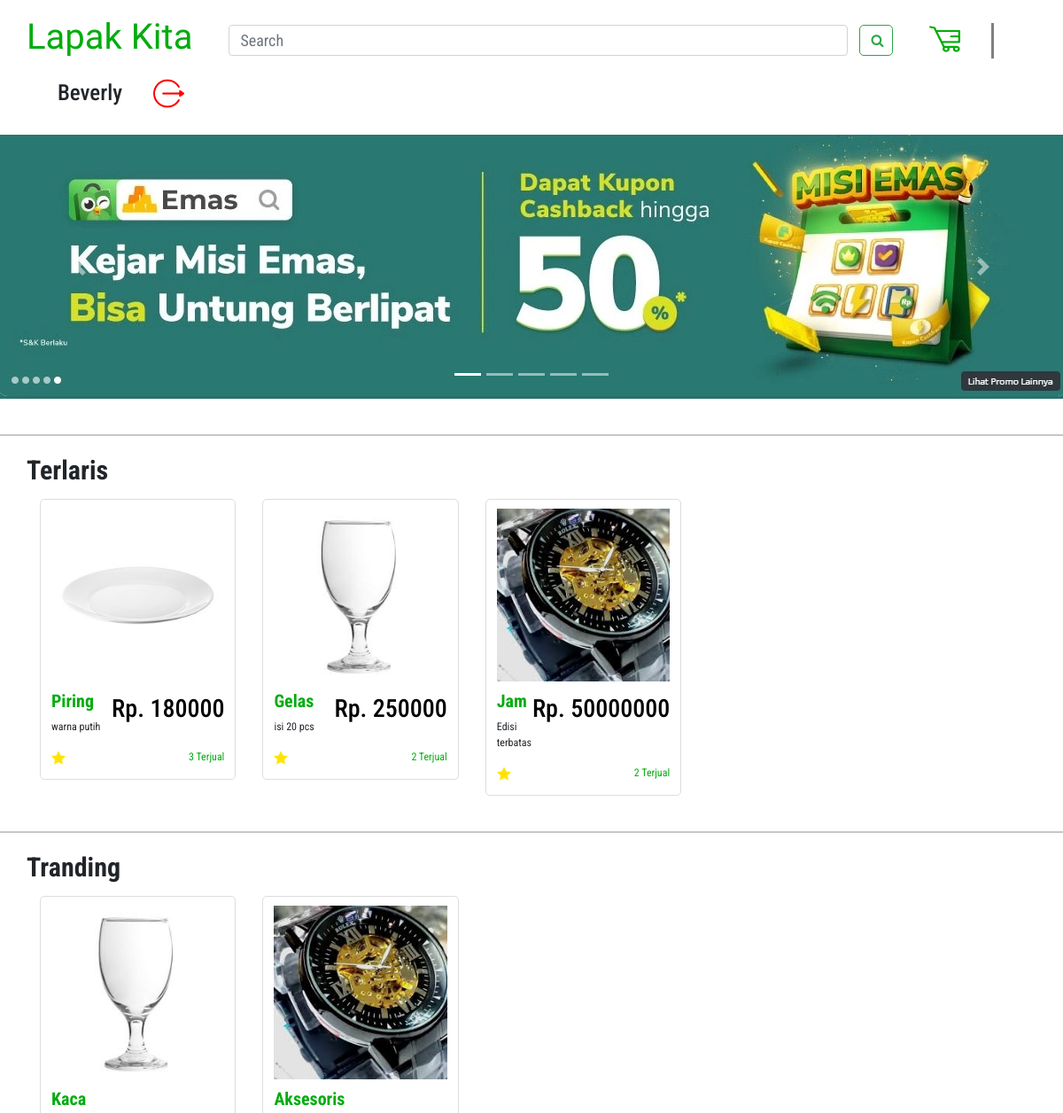
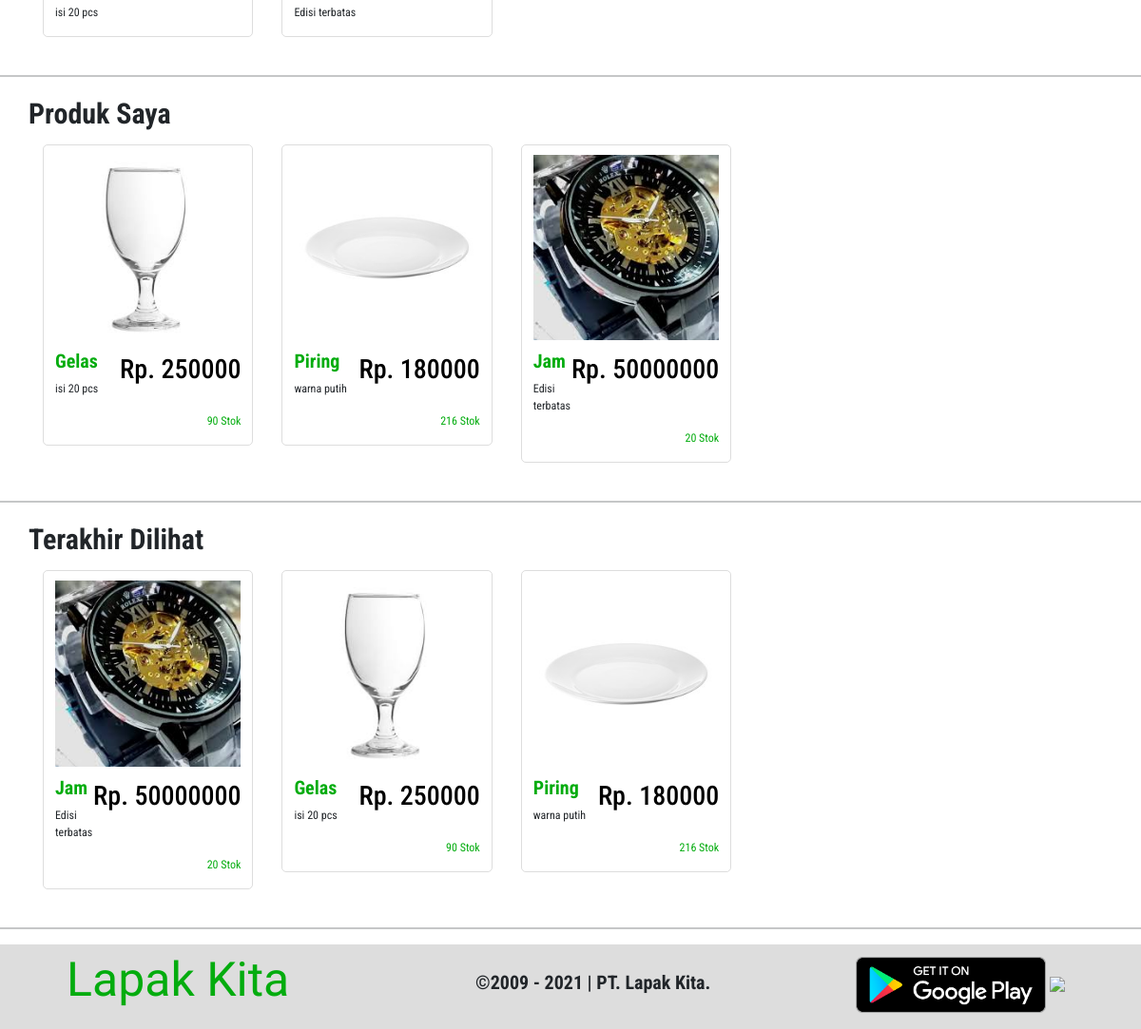
Page /home.php (signed in) on the committed database (2 pictures, top to bottom).
### tables this page shows
CREATE TABLE `tbbarang` (
  `kodebarang` varchar(20) NOT NULL,
  `nama` varchar(100) NOT NULL,
  `jenis` varchar(100) NOT NULL,
  `merk` varchar(100) NOT NULL,
  `satuan` varchar(20) NOT NULL,
  `jlh_stok` int(5) NOT NULL,
  `hargajual` double NOT NULL,
  `hargabeli` double NOT NULL,
  `ket` text NOT NULL,
  `image` text NOT NULL,
  `disc` double NOT NULL,
  `trending` enum('Y','N') NOT NULL
);

CREATE TABLE `tbuser` (
  `kodeuser` varchar(20) NOT NULL,
  `nama` varchar(100) NOT NULL,
  `status` varchar(20) NOT NULL,
  `pass` varchar(50) NOT NULL,
  `ket` text NOT NULL
);

CREATE TABLE `tbbaner` (
  `id` int(5) NOT NULL,
  `nama_file` text NOT NULL,
  `desc` text NOT NULL,
  `aktif` enum('Y','N') NOT NULL
);

CREATE TABLE `tbhistori` (
  `id` int(5) NOT NULL,
  `kodeuser` varchar(20) NOT NULL,
  `kodebarang` varchar(20) NOT NULL,
  `created_at` datetime NOT NULL,
  `updated_at` datetime NOT NULL
);

### home.php (the view, shortened to what this page needs)
<?php
	include 'koneksi.php';
	include 'secure.php';
	function make_query($conn){
    $baner = "SELECT * FROM tbbaner ORDER BY id";
    $qbaner = mysqli_query($conn, $baner);
    return $qbaner;
  }
  function make_slide_indicators($conn){
    $output = '';
    $count = 0;
    $result = make_query($conn);
    while($row = mysqli_fetch_array($result)){
      if($count == 0){
        $output .= '<li data-target="#dynamic_slide" data-slide-to="'.$count.'" class="active"></li>';
      }else{
        $output .= '<li data-target="#dynamic_slide" data-slide-to="'.$count.'"></li>';
      }
      $count = $count + 1;
    }
    return $output;
  }
  function make_slide($conn){
    $output = '';
    $count = 0;
    $result = make_query($conn);
    while($row = mysqli_fetch_array($result)){
      if($count == 0){
        $output .= '<div class="carousel-item active" data-ride="carousel" data-interval="3000">';
      }else{
        $output .= '<div class="carousel-item" data-ride="carousel" data-interval="3000">';
      }
      $output .= '
          <img src="'.$row['nama_file'].'" alt="'.$row['nama_file'].'">
        </div>
      ';
      $count = $count + 1;
    }
    return $output;
  }
 if(isset($_SESSION['kodeuser'])){
    $kodeuser = $_SESSION['kodeuser'];
  }else{
    $kodeuser = '';
  }
?>
<!DOCTYPE html>
<html>
<head>
	<link href="https://cdn.jsdelivr.net/npm/bootstrap@5.0.0-beta1/dist/css/bootstrap.min.css" rel="stylesheet">
	<link rel="stylesheet" href="https://cdnjs.cloudflare.com/ajax/libs/font-awesome/4.7.0/css/font-awesome.min.css">
  	<link rel="stylesheet" href="https://maxcdn.bootstrapcdn.com/bootstrap/4.5.2/css/bootstrap.min.css">
</head>
<body>
	<div class="nav" style="margin-left: 30px; margin-top: 12px;">
		<div class="judul">Lapak Kita</div>
		<nav class="navbar navbar-light" style="margin-left: 10px; margin-right: 35px;">
			<div class="container-fluid">
			<form class="d-flex" style="width: 750px;">
			    <input class="form-control me-2" type="search" placeholder="Search" aria-label="Search" style="height: 35px; font-size: 18px; margin-top: 7px;" id="nama" name="nama" onkeyup="view()">
			    <button class="btn btn-outline-success" type="button" style="margin-left: 5px; border-radius: 5px; width: 38px; height: 35px; margin-top: 7px; font-size: 15px;" onclick="view()" id="cmd" name="cmd" value="Search"><i class="fa fa-search"></i></button>
			</form>
		</div>
		</nav>
		<?php
      $sqlbarang = "select * from tbbarang";
      $querybarang = mysqli_query($conn,$sqlbarang);
      for($x = 1; $x <= 1; $x++){
      $result = mysqli_fetch_array($querybarang);
      $kodebarang = $result['kodebarang'];
      ?>
		<img src="cart.png" style="width: 35px; height: 30px; margin-top: 17px; margin-left: -25px; cursor: pointer;" onclick="show(<?= $kodebarang; ?>)">
	<?php } ?>
		<div class="line" style="margin-top: 14px;"></div>
		<h3 style="font-size: 25px; margin-top: 18px; font-family: 'Roboto Condensed', sans-serif; margin-left: 35px;">
			<?php
			$user = $_SESSION['kodeuser'];
			$sql = "SELECT * from tbuser where kodeuser='$user'";
			$query = mysqli_query($conn,$sql);
		    	for($x = 1; $x <= 1; $x++){
		    	$result = mysqli_fetch_array($query);
		    	$namauser = $result['nama'];
			 ?>
			 <?= $namauser; }?>
		</h3>
		<a href="logout.php"><img src="logout.png" style="width: 35px; height: 35px; margin-top: 16px; font-weight: bolder; margin-left: 35px;"></a>
	</div>
<br>
	<div id="div_data">
	<div id="dynamic_slide" class="carousel slide" data-ride="carousel">
          <ul class="carousel-indicators">
            <?= make_slide_indicators($conn); ?>
          </ul>
          <div class="carousel-inner">
              <?= make_slide($conn); ?>
          </div>
          <a class="carousel-control-prev" href="#dynamic_slide" data-slide="prev">
            <span class="carousel-control-prev-icon"></span>
          </a>
          <a class="carousel-control-next" href="#dynamic_slide" data-slide="next">
            <span class="carousel-control-next-icon"></span>
          </a>
  </div>
	<div class="terlaris">
		<br><hr />
		<div class="text">Terlaris</div>
			<div class="row">
					<?php
			        $sql = "select tbjualdetil.kodebarang, tbjualdetil.jlh, tbbarang.nama, tbbarang.hargajual, tbbarang.jlh_stok, tbbarang.satuan, tbbarang.image, tbbarang.ket, tbbarang.kodebarang, tbbarang.disc, tbbarang.merk, sum(tbjualdetil.jlh) as jlh from tbjualdetil left join tbbarang on tbjualdetil.kodebarang = tbbarang.kodebarang group by tbbarang.kodebarang order by sum(jlh) desc";
			        $query = mysqli_query($conn,$sql);
			        $num = mysqli_num_rows($query);
			          for($x = 1; $x <= $num; $x++){
				          $result = mysqli_fetch_array($query);
				          $kodebarang = $result['kodebarang'];
				          $image = $result['image'];
				          $nama = $result['nama'];
				          $hargajual = $result['hargajual'];
				          $ket = $result['ket'];
			        ?>
			        <?php
							$jlh = $result['jlh'];
							  if($jlh <= 5){
							  	$kali = '<img src="star.png">';
							  }elseif ($jlh <= 10) {
							  	$kali = '
							  	<img src="star.png">
							  	<img src="star.png">
							  	';
							  }elseif ($jlh <= 20) {
							  	$kali = '
							  	<img src="star.png">
							  	<img src="star.png">
							  	<img src="star.png">
							  	';
							  }
			         ?>
			<div class="kontainer" style="position: relative; width: 18%; height: 50%;" onclick="histori(<?= $kodeuser; ?> , <?= $kodebarang; ?>)">
				<div class="thumbnail">
					<img src="<?= $image;?>" style="width: 100%; padding-bottom: 10px; padding-top: 10px;">
				<div class="caption">
					<h3 class="pull-right" style="color: black; margin-top: 4px;">Rp. <?= $hargajual;?></h3>
					<h4 style="color: #03AC0E; font-size: 20px; font-weight: bold;"><?= $nama;?></h4>
					<p><?= $ket;?></p>
						<div class="ratings">
							<p class="pull-right"><?= $jlh;?> Terjual</p>
							<p><?= $kali;?></p>
						</div>
					</div>
				</div>
			</div>
		<?php } ?>
		</div>
	</div>
	<div class="terlaris">
		<br><hr />
		<div class="text">Tranding</div>
			<div class="row">
					<?php
			        $sql = "select DISTINCT tbbarang.jenis, tbbarang.image,tbbarang.ket, tbbarang.kodebarang FROM tbjualdetil LEFT JOIN tbbarang ON tbjualdetil.kodebarang = tbbarang.kodebarang WHERE trending='Y' order by tbjualdetil.jlh desc";
			        $query = mysqli_query($conn,$sql);
			        $num = mysqli_num_rows($query);
			          for($x = 1; $x <= $num; $x++){
				          $result = mysqli_fetch_array($query);
				          $kodebarang = $result['kodebarang'];
				          $jenis = $result['jenis'];
				          $ket = $result['ket'];
				          $image = $result['image'];
			        ?>
			<div class="kontainer" style="position: relative; width: 18%; height: 50%;" onclick="histori(<?= $kodeuser; ?> , <?= $kodebarang; ?>)">
				<div class="thumbnail">
					<img src="<?= $image;?>" style="width: 100%; padding-bottom: 10px; padding-top: 10px;">
				<div class="caption">
					<h4 style="color: #03AC0E; font-size: 20px; font-weight: bold;"><?= $jenis;?></h4>
					<p><?= $ket;?></p>
						</div>
					</div>
				</div>
		<?php } ?>
		</div>
	</div>
	<div class="terlaris">
		<br><hr />
		<div class="text">Produk Saya</div>
			<div class="row">
					<?php
			        $sql = "select * from tbbarang";
			        $query = mysqli_query($conn,$sql);
			        $num = mysqli_num_rows($query);
			          for($x = 1; $x <= $num; $x++){
				          $result = mysqli_fetch_array($query);
				          $kodebarang = $result['kodebarang'];
				          $nama = $result['nama'];
				          $image = $result['image'];
				          $hargajual = $result['hargajual'];
				          $ket = $result['ket'];
				          $jlh_stok = $result['jlh_stok'];
			        ?>
			<div class="kontainer" style="position: relative; width: 18%; height: 50%;" onclick="histori(<?= $kodeuser; ?> , <?= $kodebarang; ?>)">
				<div class="thumbnail">
					<img src="<?= $image;?>" style="width: 100%; padding-bottom: 10px; padding-top: 10px;">
				<div class="caption">
					<h3 class="pull-right" style="color: black; margin-top: 4px;">Rp. <?= $hargajual;?></h3>
					<h4 style="color: #03AC0E; font-size: 20px; font-weight: bold;"><?= $nama;?></h4>
					<p><?= $ket;?></p>
						<div class="ratings">
							<p class="pull-right"><?= $jlh_stok;?> Stok</p>
						</div>
					</div>
				</div>
			</div>
		<?php } ?>
		</div>
	</div>
	<div class="terlaris">
		<br><hr />
		<div class="text">Terakhir Dilihat</div>
			<div class="row">
					<?php
					if(isset($_SESSION['kodeuser'])){
					$user = $_SESSION['kodeuser'];
			        $sql = "select * from tbhistori left join tbbarang on tbhistori.kodebarang = tbbarang.kodebarang where tbhistori.kodeuser='$user' order by updated_at desc";
			        $query = mysqli_query($conn,$sql);
			        $num = mysqli_num_rows($query);
			          for($x = 1; $x <= $num; $x++){
				          $result = mysqli_fetch_array($query);
				          $kodebarang = $result['kodebarang'];
				          $nama = $result['nama'];
				          $image = $result['image'];
				          $hargajual = $result['hargajual'];
				          $ket = $result['ket'];
				          $jlh_stok = $result['jlh_stok'];
						?>
			<div class="kontainer" style="position: relative; width: 18%; height: 50%;" onclick="histori(<?= $kodeuser; ?> , <?= $kodebarang; ?>)">
				<div class="thumbnail">
					<img src="<?= $image;?>" style="width: 100%; padding-bottom: 10px; padding-top: 10px;">
				<div class="caption">
					<h3 class="pull-right" style="color: black; margin-top: 4px;">Rp. <?= $hargajual;?></h3>
					<h4 style="color: #03AC0E; font-size: 20px; font-weight: bold;"><?= $nama;?></h4>
					<p><?= $ket;?></p>
						<div class="ratings">
							<p class="pull-right"><?= $jlh_stok;?> Stok</p>
						</div>
					</div>
				</div>
			</div>
		<?php } }?>
		</div>
	</div>
	<br><hr />
	<div class="footer">
		<div class="judul" style="margin-left: 70px; font-size: 50px;">Lapak Kita</div>
		<div class="text" style="margin-left: 500px; font-size: 20px; margin-top: -50px;">&copy;2009 - 2021 | PT. Lapak Kita.</div>
		<img src="android.png" style="width: 200px; margin-left: 900px; margin-top: -70px;">
		<img src="app.png" style=" width: 170px; margin-top: -70px;">
	</div>
	</div>
</body>
</html>

### home.php (style rules this page uses)
body { font-family: 'Roboto Condensed', sans-serif; overflow-x: hidden; }
p { font-size: 12px; }
html { scroll-behavior: smooth; }
.line { border-left: 3px solid grey; height: 40px; margin-left: 35px; margin-top: 8px; }
.judul { font-size: 40px; font-family: 'Yellowtail', cursive; color: #03AC0E; }
.carousel-inner img { width: 100%; height: 100%; }
.text { font-family: 'Roboto Condensed', sans-serif; font-weight: bold; font-size: 30px; margin-left: 30px; margin-bottom: 10px; }
.pull-right { color: #03AC0E; }
.kontainer { width: 220px; height: 310px; margin-left: 60px; display: flex; flex-direction: row; border: 1px solid #ddd; border-radius: 5px; cursor: pointer; margin-right: -30px; }
.thumbnail { border: none; }
.footer { background-color: #ddd; }

### rows in the picture
tbbarang: image (picture), hargajual "250000", nama "Gelas", ket "isi 20 pcs", jlh "2", jenis "Kaca", jlh_stok "90"
tbuser: nama "Beverly"
tbbaner: nama_file (picture)
tbbarang: image (picture), hargajual "180000", nama "Piring", ket "warna putih", jlh "3", jlh_stok "216"
tbbarang: image (picture), hargajual "50000000", nama "Jam", ket "Edisi terbatas", jlh "2", jenis "Aksesoris", jlh_stok "20"
tbhistori: tbbarang.image (picture), tbbarang.hargajual "50000000", tbbarang.nama "Jam", tbbarang.ket "Edisi terbatas", tbbarang.jlh_stok "20"
tbhistori: tbbarang.image (picture), tbbarang.hargajual "250000", tbbarang.nama "Gelas", tbbarang.ket "isi 20 pcs", tbbarang.jlh_stok "90"
tbhistori: tbbarang.image (picture), tbbarang.hargajual "180000", tbbarang.nama "Piring", tbbarang.ket "warna putih", tbbarang.jlh_stok "216"
